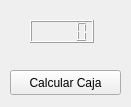
<?xml version="1.0" encoding="UTF-8"?>
<ui version="4.0">
 <class>mainPage</class>
 <widget class="QWidget" name="mainPage">
  <property name="geometry">
   <rect>
    <x>0</x>
    <y>0</y>
    <width>131</width>
    <height>107</height>
   </rect>
  </property>
  <property name="minimumSize">
   <size>
    <width>131</width>
    <height>107</height>
   </size>
  </property>
  <property name="maximumSize">
   <size>
    <width>131</width>
    <height>107</height>
   </size>
  </property>
  <property name="windowTitle">
   <string>DatasetTool</string>
  </property>
  <widget class="QPushButton" name="pbCountBalance">
   <property name="geometry">
    <rect>
     <x>10</x>
     <y>70</y>
     <width>111</width>
     <height>25</height>
    </rect>
   </property>
   <property name="text">
    <string>Calcular Caja</string>
   </property>
  </widget>
  <widget class="QLCDNumber" name="lcdTotalBalance">
   <property name="geometry">
    <rect>
     <x>30</x>
     <y>20</y>
     <width>64</width>
     <height>23</height>
    </rect>
   </property>
  </widget>
 </widget>
 <resources/>
 <connections/>
</ui>
